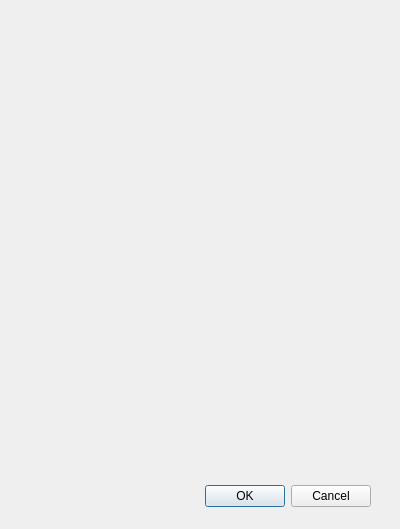
<?xml version="1.0" encoding="UTF-8"?>
<ui version="4.0">
 <class>Dialog</class>
 <widget class="QDialog" name="Dialog">
  <property name="geometry">
   <rect>
    <x>0</x>
    <y>0</y>
    <width>400</width>
    <height>529</height>
   </rect>
  </property>
  <property name="windowTitle">
   <string>Dialog</string>
  </property>
  <widget class="QDialogButtonBox" name="buttonBox">
   <property name="geometry">
    <rect>
     <x>30</x>
     <y>480</y>
     <width>341</width>
     <height>32</height>
    </rect>
   </property>
   <property name="orientation">
    <enum>Qt::Horizontal</enum>
   </property>
   <property name="standardButtons">
    <set>QDialogButtonBox::Cancel|QDialogButtonBox::Ok</set>
   </property>
  </widget>
 </widget>
 <resources/>
 <connections>
  <connection>
   <sender>buttonBox</sender>
   <signal>accepted()</signal>
   <receiver>Dialog</receiver>
   <slot>accept()</slot>
   <hints>
    <hint type="sourcelabel">
     <x>248</x>
     <y>494</y>
    </hint>
    <hint type="destinationlabel">
     <x>157</x>
     <y>274</y>
    </hint>
   </hints>
  </connection>
  <connection>
   <sender>buttonBox</sender>
   <signal>rejected()</signal>
   <receiver>Dialog</receiver>
   <slot>reject()</slot>
   <hints>
    <hint type="sourcelabel">
     <x>316</x>
     <y>500</y>
    </hint>
    <hint type="destinationlabel">
     <x>286</x>
     <y>274</y>
    </hint>
   </hints>
  </connection>
 </connections>
</ui>
